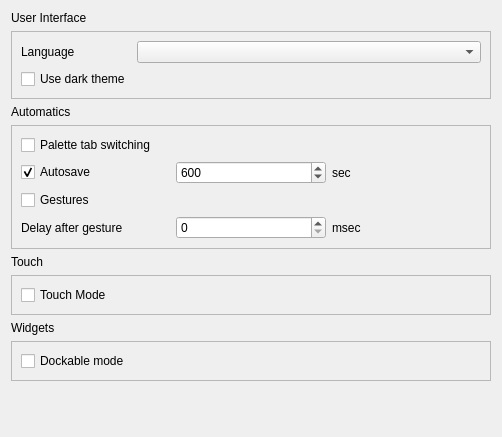
<?xml version="1.0" encoding="UTF-8"?>
<ui version="4.0">
 <class>PreferencesBehaviourPage</class>
 <widget class="QWidget" name="PreferencesBehaviourPage">
  <property name="geometry">
   <rect>
    <x>0</x>
    <y>0</y>
    <width>502</width>
    <height>437</height>
   </rect>
  </property>
  <property name="sizePolicy">
   <sizepolicy hsizetype="Preferred" vsizetype="Preferred">
    <horstretch>0</horstretch>
    <verstretch>0</verstretch>
   </sizepolicy>
  </property>
  <layout class="QVBoxLayout" name="verticalLayout">
   <item>
    <widget class="QLabel" name="label_2">
     <property name="text">
      <string>User Interface</string>
     </property>
    </widget>
   </item>
   <item>
    <widget class="QFrame" name="frame_2">
     <property name="frameShape">
      <enum>QFrame::StyledPanel</enum>
     </property>
     <property name="frameShadow">
      <enum>QFrame::Raised</enum>
     </property>
     <layout class="QFormLayout" name="formLayout">
      <item row="0" column="0">
       <widget class="QLabel" name="label_3">
        <property name="text">
         <string>Language</string>
        </property>
       </widget>
      </item>
      <item row="0" column="1">
       <widget class="QComboBox" name="languageComboBox"/>
      </item>
      <item row="1" column="0">
       <widget class="QCheckBox" name="useDarkThemeCheckBox">
        <property name="text">
         <string>Use dark theme</string>
        </property>
       </widget>
      </item>
     </layout>
    </widget>
   </item>
   <item>
    <widget class="QLabel" name="label_7">
     <property name="text">
      <string>Automatics</string>
     </property>
    </widget>
   </item>
   <item>
    <widget class="QFrame" name="automaticsFrame">
     <property name="sizePolicy">
      <sizepolicy hsizetype="Preferred" vsizetype="Preferred">
       <horstretch>0</horstretch>
       <verstretch>0</verstretch>
      </sizepolicy>
     </property>
     <property name="frameShape">
      <enum>QFrame::StyledPanel</enum>
     </property>
     <property name="frameShadow">
      <enum>QFrame::Raised</enum>
     </property>
     <layout class="QGridLayout" name="automaticsFrameLayout">
      <item row="4" column="1">
       <widget class="QSpinBox" name="gestureDelaySpinBox">
        <property name="maximum">
         <number>100000</number>
        </property>
        <property name="singleStep">
         <number>10</number>
        </property>
       </widget>
      </item>
      <item row="0" column="0" colspan="3">
       <widget class="QCheckBox" name="paletteTabCheckBox">
        <property name="text">
         <string>Palette tab switching</string>
        </property>
       </widget>
      </item>
      <item row="4" column="2">
       <widget class="QLabel" name="gestureDelayTimeUnitLabel">
        <property name="text">
         <string>msec</string>
        </property>
       </widget>
      </item>
      <item row="2" column="0">
       <widget class="QCheckBox" name="autoSaveCheckBox">
        <property name="text">
         <string>Autosave</string>
        </property>
        <property name="checked">
         <bool>true</bool>
        </property>
       </widget>
      </item>
      <item row="2" column="2">
       <widget class="QLabel" name="autoSaveLabel">
        <property name="text">
         <string>sec</string>
        </property>
       </widget>
      </item>
      <item row="2" column="1">
       <widget class="QSpinBox" name="autoSaveSpinBox">
        <property name="minimum">
         <number>1</number>
        </property>
        <property name="maximum">
         <number>10000</number>
        </property>
        <property name="singleStep">
         <number>1</number>
        </property>
        <property name="value">
         <number>600</number>
        </property>
       </widget>
      </item>
      <item row="4" column="0">
       <widget class="QLabel" name="gestureDelayLabel">
        <property name="text">
         <string>Delay after gesture</string>
        </property>
       </widget>
      </item>
      <item row="3" column="0">
       <widget class="QCheckBox" name="gesturesCheckBox">
        <property name="text">
         <string>Gestures</string>
        </property>
       </widget>
      </item>
     </layout>
    </widget>
   </item>
   <item>
    <widget class="QLabel" name="label">
     <property name="text">
      <string>Touch</string>
     </property>
    </widget>
   </item>
   <item>
    <widget class="QFrame" name="frame">
     <property name="frameShape">
      <enum>QFrame::StyledPanel</enum>
     </property>
     <property name="frameShadow">
      <enum>QFrame::Raised</enum>
     </property>
     <layout class="QVBoxLayout" name="verticalLayout_2">
      <item>
       <widget class="QCheckBox" name="touchModeCheckBox">
        <property name="text">
         <string>Touch Mode</string>
        </property>
       </widget>
      </item>
     </layout>
    </widget>
   </item>
   <item>
    <widget class="QLabel" name="label_4">
     <property name="text">
      <string>Widgets</string>
     </property>
    </widget>
   </item>
   <item>
    <widget class="QFrame" name="frame_3">
     <property name="frameShape">
      <enum>QFrame::StyledPanel</enum>
     </property>
     <property name="frameShadow">
      <enum>QFrame::Raised</enum>
     </property>
     <layout class="QVBoxLayout" name="verticalLayout_3">
      <item>
       <widget class="QCheckBox" name="dockableModeCheckBox">
        <property name="text">
         <string>Dockable mode</string>
        </property>
       </widget>
      </item>
     </layout>
    </widget>
   </item>
   <item>
    <spacer name="verticalSpacer">
     <property name="orientation">
      <enum>Qt::Vertical</enum>
     </property>
     <property name="sizeHint" stdset="0">
      <size>
       <width>20</width>
       <height>40</height>
      </size>
     </property>
    </spacer>
   </item>
  </layout>
 </widget>
 <resources/>
 <connections/>
</ui>
